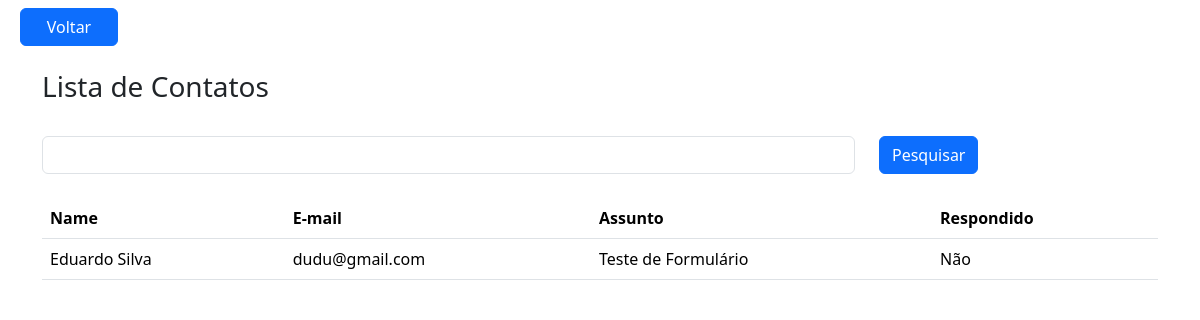
Before: /contato/lista/ with the older database file.
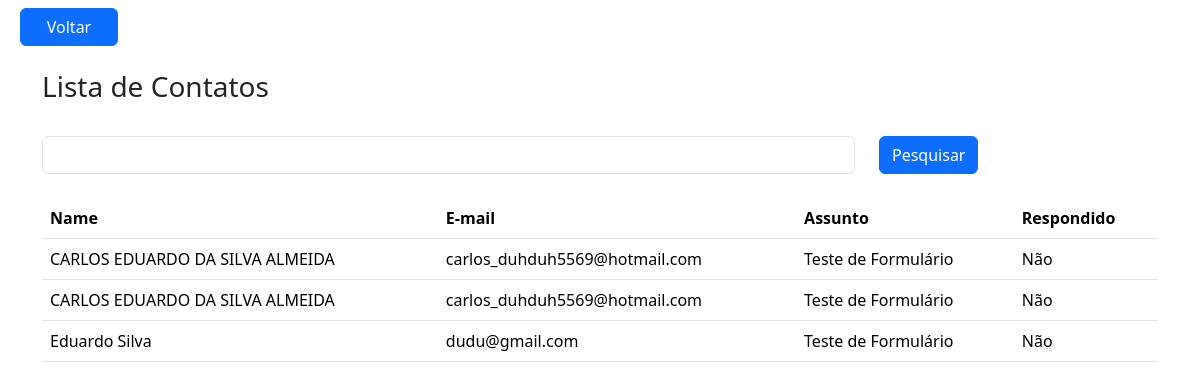
After: the same page with the newer database file.
### app/models.py (models this page shows)
class Contato(db.Model):
    id = db.Column(Integer, primary_key=True,)
    name = db.Column(String, nullable=True)
    email = db.Column(String, nullable=True)
    subject = db.Column(String, nullable=True)
    message = db.Column(String, nullable=True)
    date_sended = db.Column(DateTime, default=datetime.utcnow())
    answered = db.Column(Boolean, default=False)

### app/routes.py (the view)
@app.route('/contato/lista/')
def contato_lista():
    if request.method == "GET":
        pesquisa = request.args.get('pesquisa','')
    dados = Contato.query.order_by('name')
    if pesquisa != '':
        dados = dados.filter_by(name = pesquisa)
    context = {'dados':dados.all()}
    return render_template('contato_lista.html',context=context)

### app/templates/contato_lista.html
{% extends 'base.html'%}
{% block content %}
    <a class="col-1 btn btn-primary ms-2 mt-2" href="{{url_for('home')}}">Voltar</a>
    <div class="container">
        <div class="row mt-4">
            <h3>Lista de Contatos</h3>
            <form method="GET" class="row mt-4 mb-4">
                <div class="col-9">
                    <input type="text" name="pesquisa" class="form-control">
                </div>
                <div class="col-3">
                    <button type="submit" class="btn btn-primary">Pesquisar</button>
                </div>
            </form>
            <div class="col-12">
                <table class="table">
                    <thead>
                        <tr>
                            <th>Name</th>
                            <th>E-mail</th>
                            <th>Assunto</th>
                            <th>Respondido</th>
                        </tr>
                    </thead>
                    <tbody>
                        {% for i in context['dados'] %}
                            <tr>
                                <td>{{ i.name }}</td>
                                <td>{{ i.email }}</td>
                                <td>{{ i.subject }}</td>
                                <td>{{ 'Sim' if i.answered else 'Não'}}</td>
                            </tr>
                        {% endfor %}
                    </tbody>
                </table>
            </div>
        </div>
    </div>
{% endblock %}

Changed rows visible on the page:
added Contato: name "CARLOS EDUARDO DA SILVA ALMEIDA", email "carlos_duhduh5569@hotmail.com", subject "Teste de Formulário", answered "Não"
added Contato: name "CARLOS EDUARDO DA SILVA ALMEIDA", email "carlos_duhduh5569@hotmail.com", subject "Teste de Formulário", answered "Não"
